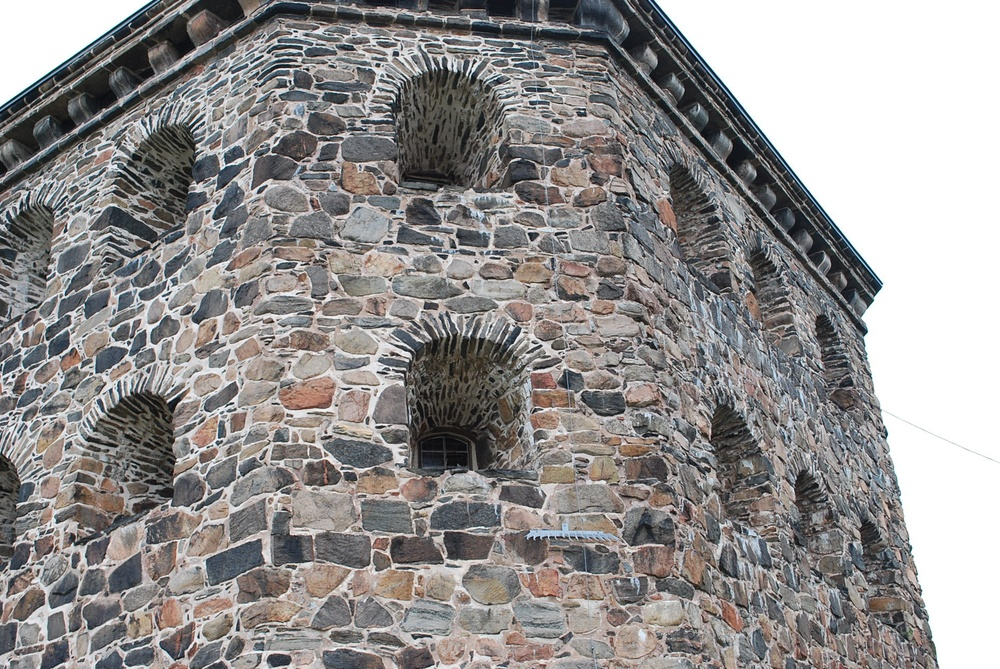
%> input picture a3/assignment3data/kronan1.JPG, 1000 x 669 px, shrunk from 1936 x 1296 before the run
$ octave ce1.m   (GNU Octave 9; MATLAB toolbox functions it lacks are replaced by stand-ins)
%> lines starting %> are read from the running program, lines starting %| are printed output that depends on the picture
### a3/assignment3data/rital.m
function rital(linjer,st)
if nargin == 1,
 st='-';
end;
if size(linjer)==0,
  slask=[];
else
  [slask,nn]=size(linjer);
  rikt=psphere([linjer(2,:);-linjer(1,:);zeros(1,nn)]);
  punkter=pflat(cross(rikt,linjer));
  for i=1:nn;
   plot([punkter(1,i)-2000*rikt(1,i) punkter(1,i)+2000*rikt(1,i)], ...
        [punkter(2,i)-2000*rikt(2,i) punkter(2,i)+2000*rikt(2,i)],st);
  end;
  slask=[];
end;

### a3/assignment3data/pflat.m
% x(end,:)
%Extracts the last row of x

% repmat(a,[m n])
%Creates a block matrix with mn copies of a.

% a./b %Elementwise division.
%Divides the elements of a by the corresponding element of b.

% plot(a(1,:),a(2,:),?.?)
%Plots a point at (a(1,i),a(2,i)) for each i.

% plot3(a(1,:),a(2,:),a(3,:),?.?)
%Same as above but 3D.

% axis equal
%Makes sure that all axes have the same scale.

function x_flat = pflat(x)
% divides the homogeneous coordinates with their last
% entry for points of any dimensionality

    last_entry = x(end,:);
    x_flat = x ./ last_entry;
end

### a3/assignment3data/psphere.m
function [y,alpha]=psphere(x);
% [y,alpha]=psphere(x) - normalization of projective points.
% Do a normalization on the projective
% points in x. Each column is considered to
% be a point in homogeneous coordinates.
% INPUT :
%  x     - matrix in which each column is a point.
% OUTPUT :
%  y     - result after normalization.
%  alpha - depth

[a,n]=size(x);
alpha=sqrt(sum(x.^2));
y=x./(ones(a,1)*alpha);

### a3/assignment3data/ce1.m
data    = load('compEx1data.mat');
im1     = imread('kronan1.JPG');
%> im1 is the input picture: size 669x1000x3 uint8; mean R, G, B 147.1, 144.6, 143.8
im2     = imread('kronan2.JPG');
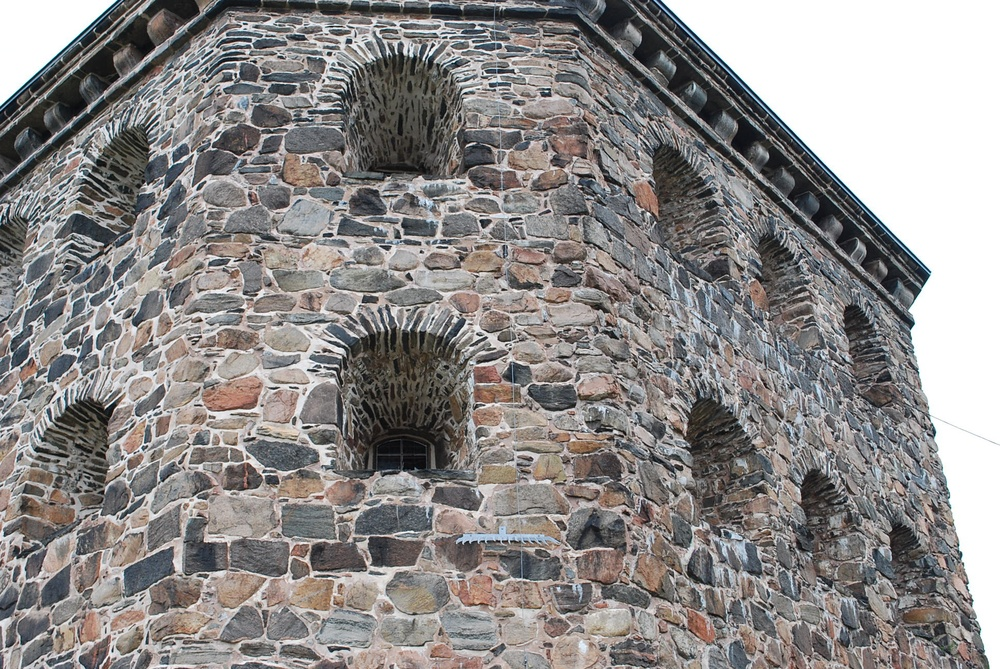
%> input picture a3/assignment3data/kronan2.JPG, 1000 x 669 px, shrunk from 1936 x 1296 before the run
%> im2 is the input picture: size 669x1000x3 uint8; mean R, G, B 141.3, 138.2, 137.2
x       = data.x;

% N transform.
[x1n, N1] = transform_by_N(x{1});
[x2n, N2] = transform_by_N(x{2});

% Set up the matrix M
M = setup_M(x1n, x2n);

% Solve with SVD
[U,S,V] = svd(M);

% Check
v = V(:,end);
norm(M*v)

% Construct the normalized fundamental matrix
Fn = reshape(v,[3 3])
[U,S,V] = svd(Fn);
S(3,3) = 0;
Fn = U * S * V';

% Check determinant
det(Fn)

% Check epipolar constraints ~ 0
% plot(diag(x2n'*Fn*x1n));


% Compute the un-normalized fundamental matrix F
F = N2' * Fn * N1;
F = F./ F(3, 3)
save('f.mat','F');

% Compute epipolar lines l = Fx1
l = F * x{1};
l = l ./ sqrt(repmat( l(1 ,:).^2 + l(2 ,:).^2 ,[3 1]));

% Pick 20 points in the second image at random
rp = randi(length(x{2}), 20, 1);

% Plot these in the same figure as the image
figure;
imshow(im2);
hold on;
x2x = x{2}(1,rp);
x2y = x{2}(2,rp);
plot(x2x, x2y,'m*','Markersize', 30)
rital(l(:,rp));
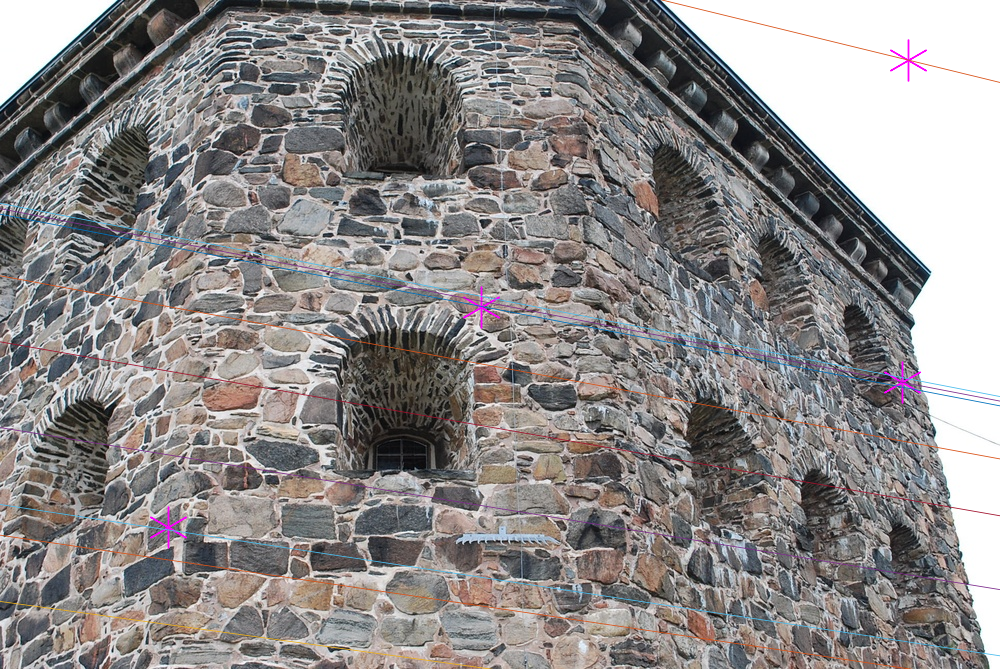
%> figure redrawn from the program's plot data
hold off

% Compute the distance between all the points
% and their corresponding epipolar lines
figure;
histogram(abs(sum(l.*x{2})),100);
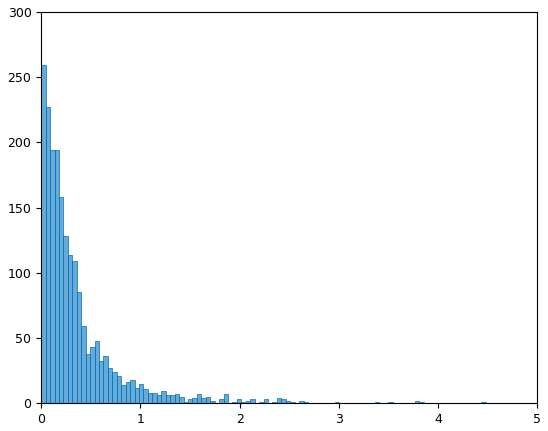
%> figure redrawn from the program's plot data; tallest bar 259 high, from x = 0.000109 to 0.0449

% What is the mean distance?
md = mean(abs(sum(l.*x{2})))


function M = setup_M(x1n, x2n)
    n = length(x1n);
    M = zeros(n ,9);

    for i = 1:n
        xx=x2n(:,i)*x1n(:,i)';
        M(i,:)=xx(:)';
    end

end

function [xN, N] = transform_by_N(x)
% subtract the mean of the points
% re-scales the coordinates by the standard deviation in each coordinate
% returns normailized image points xN

    m = mean(x(1:2,:),2) ;
    s =  std(x(1:2,:),0,2) ;

    N = [1/s(1)   0       -m(1)/s(1)
         0       1/s(2)  -m(2)/s(2)
         0       0       1];

    xN = pflat(N*x);

end
